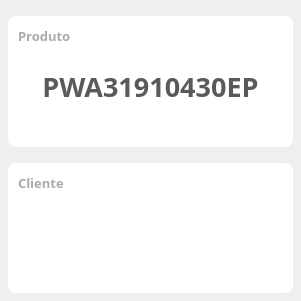
     <widget class="QWidget" name="gridLayoutWidget_2">
      <property name="geometry">
       <rect>
        <x>340</x>
        <y>-1</y>
        <width>301</width>
        <height>301</height>
       </rect>
      </property>
      <layout class="QGridLayout" name="frame_produto">
       <property name="leftMargin">
        <number>8</number>
       </property>
       <property name="topMargin">
        <number>16</number>
       </property>
       <property name="rightMargin">
        <number>8</number>
       </property>
       <property name="bottomMargin">
        <number>8</number>
       </property>
       <property name="spacing">
        <number>16</number>
       </property>
       <item row="0" column="0">
        <widget class="QWidget" name="product" native="true">
         <property name="styleSheet">
          <string notr="true">background-color:white;border-radius:8px;</string>
         </property>
         <widget class="QLabel" name="lbl_product">
          <property name="geometry">
           <rect>
            <x>10</x>
            <y>10</y>
            <width>101</width>
            <height>20</height>
           </rect>
          </property>
          <property name="font">
           <font>
            <family>Yu Gothic</family>
            <pointsize>10</pointsize>
            <weight>75</weight>
            <bold>true</bold>
           </font>
          </property>
          <property name="styleSheet">
           <string notr="true">color:rgb(170,170,170)</string>
          </property>
          <property name="text">
           <string>Produto</string>
          </property>
          <property name="alignment">
           <set>Qt::AlignLeading|Qt::AlignLeft|Qt::AlignVCenter</set>
          </property>
         </widget>
         <widget class="QLabel" name="value_product">
          <property name="geometry">
           <rect>
            <x>0</x>
            <y>40</y>
            <width>285</width>
            <height>60</height>
           </rect>
          </property>
          <property name="font">
           <font>
            <family>Yu Gothic</family>
            <pointsize>20</pointsize>
            <weight>75</weight>
            <bold>true</bold>
           </font>
          </property>
          <property name="styleSheet">
           <string notr="true">background-color:transparent;color:rgb(90,90,90)</string>
          </property>
          <property name="text">
           <string>PWA31910430EP</string>
          </property>
          <property name="alignment">
           <set>Qt::AlignCenter</set>
          </property>
         </widget>
        </widget>
       </item>
       <item row="1" column="0">
        <widget class="QWidget" name="customer" native="true">
         <property name="styleSheet">
          <string notr="true">background-color:white;border-radius:8px;</string>
         </property>
         <widget class="QLabel" name="lbl_customer">
          <property name="geometry">
           <rect>
            <x>10</x>
            <y>10</y>
            <width>101</width>
            <height>20</height>
           </rect>
          </property>
          <property name="font">
           <font>
            <family>Yu Gothic</family>
            <pointsize>10</pointsize>
            <weight>75</weight>
            <bold>true</bold>
           </font>
          </property>
          <property name="styleSheet">
           <string notr="true">color:rgb(170,170,170)</string>
          </property>
          <property name="text">
           <string>Cliente</string>
          </property>
          <property name="alignment">
           <set>Qt::AlignLeading|Qt::AlignLeft|Qt::AlignVCenter</set>
          </property>
         </widget>
         <widget class="QLabel" name="value_customer">
          <property name="geometry">
           <rect>
            <x>40</x>
            <y>50</y>
            <width>201</width>
            <height>61</height>
           </rect>
          </property>
          <property name="styleSheet">
           <string notr="true">border-image: url(:/Img/ingenicologo.png);</string>
          </property>
          <property name="text">
           <string/>
          </property>
         </widget>
        </widget>
       </item>
      </layout>
     </widget>
